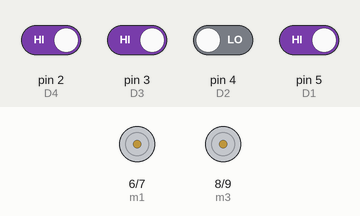
A sketch run on a simulated Arduino Uno, built with avr-gcc and run on an emulated ATmega328P. On the bench: motor-driver pin pairs drawn as motors (green arrow = first pin HIGH = forward, orange = second pin HIGH = backward, longer = more drive). The inputs (shaded band) are chosen by the test bench; at power-on: pin 2 (D4), pin 3 (D3), pin 5 (D1) HIGH, pin 4 (D2) LOW. What the sketch prints to the serial monitor is not drawn.

Above: at 1.2 s.
1.3 s: pin 2 (D4) driven LOW and pin 5 (D1) driven LOW
At 1.7 s:
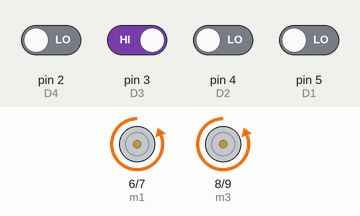
2.8 s: pin 4 (D2) driven HIGH
At 4.0 s:
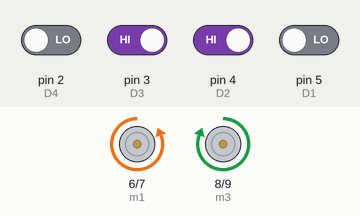
4.3 s: pin 3 (D3) driven LOW
At 5.1 s:
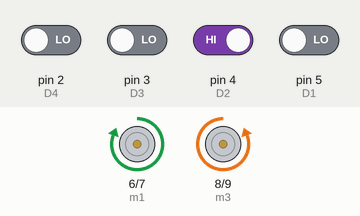
5.8 s: pin 3 (D3) driven HIGH
At 6.3 s:
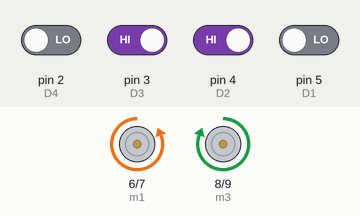
7.3 s: pin 4 (D2) driven LOW
At 8.5 s:
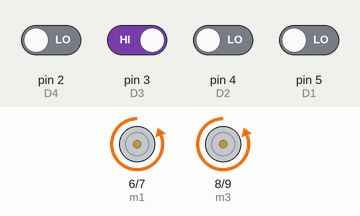
8.8 s: pin 3 (D3) driven LOW and pin 5 (D1) driven HIGH
At 9.8 s:
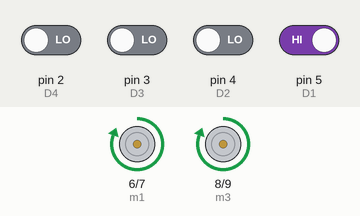
Timing chart, 0 to 11.3 s (numbered marks = the images above; inputs shaded):
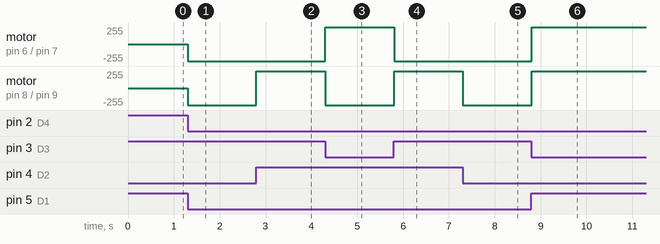

Measured:
- after the input at 1.3 s, motor on pin 6 (m1) / pin 7 (m2), motor on pin 8 (m3) / pin 9 (m4): stopped → backward 255/255 at once
- after the input at 2.8 s, motor on pin 8 (m3) / pin 9 (m4): backward 255/255 → forward 255/255 at once
- after the input at 4.3 s, motor on pin 6 (m1) / pin 7 (m2): backward 255/255 → forward 255/255 at once; motor on pin 8 (m3) / pin 9 (m4): forward 255/255 → backward 255/255 at once
- after the input at 5.8 s, motor on pin 6 (m1) / pin 7 (m2): forward 255/255 → backward 255/255 at once; motor on pin 8 (m3) / pin 9 (m4): backward 255/255 → forward 255/255 at once
- after the input at 7.3 s, motor on pin 8 (m3) / pin 9 (m4): forward 255/255 → backward 255/255 at once
- after the input at 8.8 s, motor on pin 6 (m1) / pin 7 (m2), motor on pin 8 (m3) / pin 9 (m4): backward 255/255 → forward 255/255 at once

The sketch:

DTMF_Controlled_Robot_.ino
```cpp
#define m1 6
#define m2 7
#define m3 8
#define m4 9

#define D1 5
#define D2 4
#define D3 3
#define D4 2

void forward()
{
   digitalWrite(m1, LOW);
   digitalWrite(m2, HIGH);
   digitalWrite(m3, LOW);
   digitalWrite(m4, HIGH);
}

void backward()
{
   digitalWrite(m1, HIGH);
   digitalWrite(m2, LOW);
   digitalWrite(m3, HIGH);
   digitalWrite(m4, LOW);
}

void left()
{
   digitalWrite(m1, HIGH);
   digitalWrite(m2, LOW);
   digitalWrite(m3, LOW);
   digitalWrite(m4, HIGH);
}

void right()
{
   digitalWrite(m1, LOW);
   digitalWrite(m2, HIGH);
   digitalWrite(m3, HIGH);
   digitalWrite(m4, LOW);
}

void Stop()
{
   digitalWrite(m1, LOW);
   digitalWrite(m2, LOW);
   digitalWrite(m3, LOW);
   digitalWrite(m4, LOW);

}

void setup()
{
  pinMode(D4, INPUT);
  pinMode(D4, INPUT);
  pinMode(D4, INPUT);
  pinMode(D4, INPUT);
Serial.begin(9600);
  pinMode(m1, OUTPUT);
  pinMode(m2, OUTPUT);
  pinMode(m3, OUTPUT);
  pinMode(m4, OUTPUT);
}

void loop()
{

  int temp1=digitalRead(D1);
  int temp2=digitalRead(D2);
  int temp3=digitalRead(D3);
  int temp4=digitalRead(D4);
  Serial.println(digitalRead(9));

  if(temp1==0 && temp2==1 && temp3==0 && temp4==0)
left();
  else if(temp1==0 && temp2==0 && temp3==1 && temp4==0)
 forward();
  else if(temp1==0 && temp2==1 && temp3==1 && temp4==0)
  right();

  else if(temp1==0 && temp2==1 && temp3==0 && temp4==1)
  Stop();

   else if(temp1==1 && temp2==0 && temp3==0 && temp4==0)
    backward();
}
```
